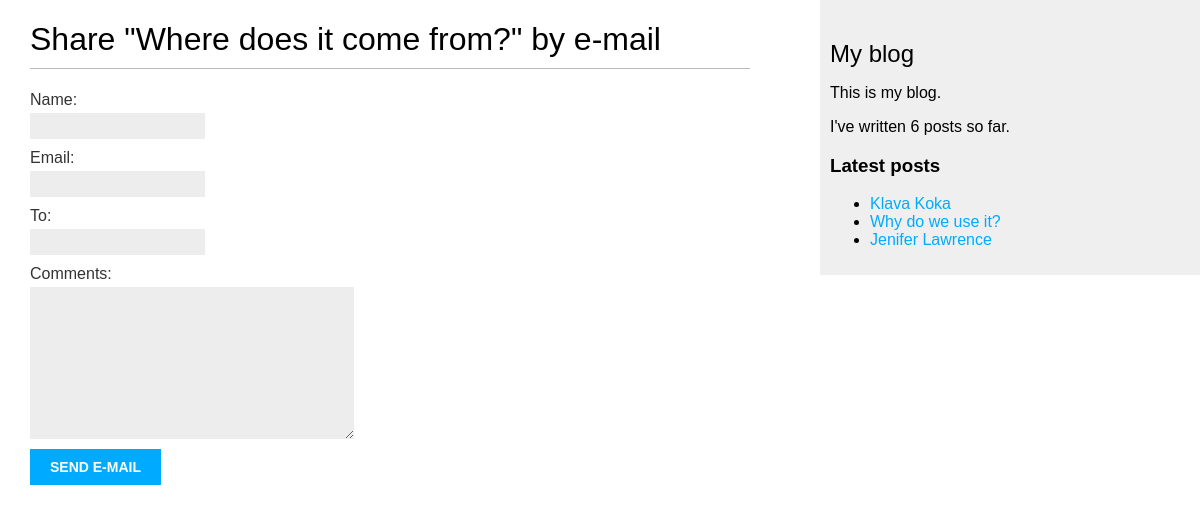
/blog/1/share/, run on an earlier commit of the app's database.
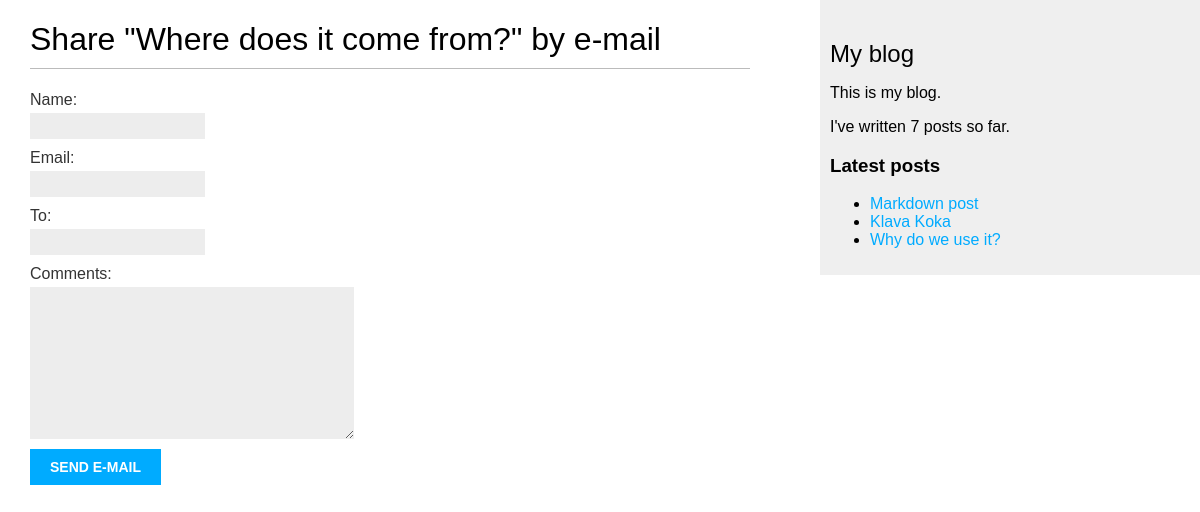
And on a later commit of the database.
### blog/models.py (models this page shows, shortened)
class Post(models.Model):
    class Status(models.TextChoices):
        DRAFT = 'DF', 'Draft'
        PUBLISHED = 'PB', 'Published'
    tags = TaggableManager()
    title = models.CharField(max_length=200)
    slug = models.SlugField(max_length=245, unique_for_date='publish')
    author = models.ForeignKey(User, on_delete=models.CASCADE)
    body = models.TextField()
    publish = models.DateTimeField(default=timezone.now)
    created = models.DateTimeField(auto_now_add=True)
    updated = models.DateTimeField(auto_now=True)
    status = models.CharField(max_length=2, choices=Status.choices, default=Status.DRAFT)
    objects = models.Manager()
    published = PublishedManager()
    class Meta:
        ordering = ('-publish',)
        indexes = [
            models.Index(fields=['-publish']),
        ]
    def get_absolute_url(self):
        return reverse('blog:post_detail',
                       args=[self.publish.year,
                             self.publish.month,
                             self.publish.day,
                             self.slug])

### blog/views.py (the view)
def post_share(request, post_id):
    post = get_object_or_404(Post,
                             id=post_id,
                             status=Post.Status.PUBLISHED)
    sent = False
    if request.method == 'POST':
        form = EmailPostForm(request.POST)
        if form.is_valid():
            cd = form.cleaned_data
            post_url = request.build_absolute_uri(
                post.get_absolute_url())
            subject = f"{cd['name']} recommends you read " \
                      f"{post.title}"
            message = f"Read {post.title} at {post_url}\n\n" \
                      f"{cd['name']}\'s comments: {cd['comments']}"
            send_mail(subject,
                      message,
                      'storeserver065@yandex.com',
                      [cd['to']])
            sent = True
    else:
        form = EmailPostForm()
    return render(request, 'blog/post/share.html', {'post': post,
                                                    'form': form,
                                                    'sent': sent})

### blog/forms.py
class EmailPostForm(forms.Form):
    name = forms.CharField(max_length=25)
    email = forms.EmailField()
    to = forms.EmailField()
    comments = forms.CharField(required=False,
                               widget=forms.Textarea)

### blog/models.py (called while the page is built)
    def get_queryset(self):
        return super().get_queryset() \
            .filter(status=Post.Status.PUBLISHED)

### blog/templatetags/blog_tags.py (called while the page is built)
@register.simple_tag
def total_posts():
    return Post.published.count()

@register.inclusion_tag('blog/post/latest_posts.html')
def show_latest_posts(count=5):
    latest_posts = Post.published.order_by('-publish')[:count]
    return {'latest_posts': latest_posts}

### templates/blog/post/share.html (shortened to what this page needs)
{% extends "blog/base.html" %}
{% block content %}
    {% if sent %}
        <h1>E-mail successfully sent</h1>
        <p>
            "{{ post.title }}" was successfully sent
            to {{ form.cleaned_data.to }}.
        </p>
    {% else %}
        <h1>Share "{{ post.title }}" by e-mail</h1>
        <form method="post">
            {{ form.as_p }}
            <input type="submit" value="Send e-mail">
        </form>
    {% endif %}
{% endblock %}

### templates/blog/post/latest_posts.html
<ul>
    {% for post in latest_posts %}
        <li>
        <a href="{{ post.get_absolute_url }}">{{ post.title }}</a>
        </li>
    {% endfor %}
</ul>

What changed in the data, as far as the page shows it:
no longer on this page (row unchanged): Post: title "Jenifer Lawrence"
added Post: title "Markdown post"
Also different on the page:
text no longer shown: "6"
text now shown: "7"
